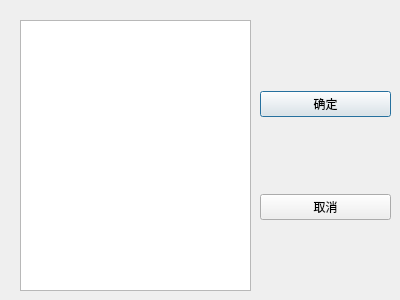
<?xml version="1.0" encoding="UTF-8"?>
<ui version="4.0">
 <class>QWDialogHeaders</class>
 <widget class="QDialog" name="QWDialogHeaders">
  <property name="geometry">
   <rect>
    <x>0</x>
    <y>0</y>
    <width>400</width>
    <height>300</height>
   </rect>
  </property>
  <property name="windowTitle">
   <string>Dialog</string>
  </property>
  <widget class="QListView" name="listView">
   <property name="geometry">
    <rect>
     <x>20</x>
     <y>20</y>
     <width>231</width>
     <height>271</height>
    </rect>
   </property>
  </widget>
  <widget class="QWidget" name="gridLayoutWidget">
   <property name="geometry">
    <rect>
     <x>260</x>
     <y>20</y>
     <width>131</width>
     <height>271</height>
    </rect>
   </property>
   <layout class="QGridLayout" name="gridLayout">
    <item row="0" column="0">
     <widget class="QPushButton" name="btnOk">
      <property name="text">
       <string>确定</string>
      </property>
     </widget>
    </item>
    <item row="1" column="0">
     <widget class="QPushButton" name="btnCancel">
      <property name="text">
       <string>取消</string>
      </property>
     </widget>
    </item>
   </layout>
  </widget>
 </widget>
 <resources/>
 <connections>
  <connection>
   <sender>btnOk</sender>
   <signal>clicked()</signal>
   <receiver>QWDialogHeaders</receiver>
   <slot>accept()</slot>
   <hints>
    <hint type="sourcelabel">
     <x>325</x>
     <y>103</y>
    </hint>
    <hint type="destinationlabel">
     <x>199</x>
     <y>149</y>
    </hint>
   </hints>
  </connection>
  <connection>
   <sender>btnCancel</sender>
   <signal>clicked()</signal>
   <receiver>QWDialogHeaders</receiver>
   <slot>reject()</slot>
   <hints>
    <hint type="sourcelabel">
     <x>325</x>
     <y>205</y>
    </hint>
    <hint type="destinationlabel">
     <x>199</x>
     <y>149</y>
    </hint>
   </hints>
  </connection>
 </connections>
</ui>
